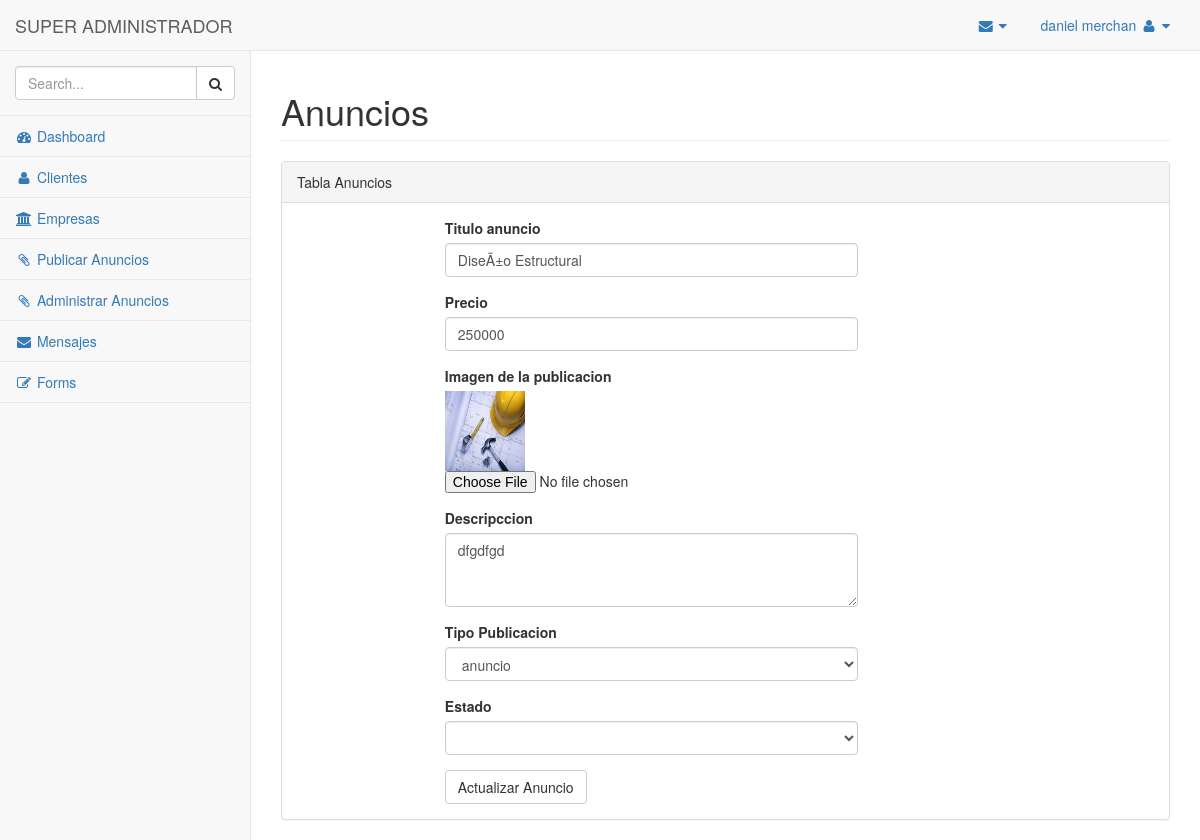
/admin/editbanner.php?edit=34 (signed in), run on an earlier commit of the app's database.
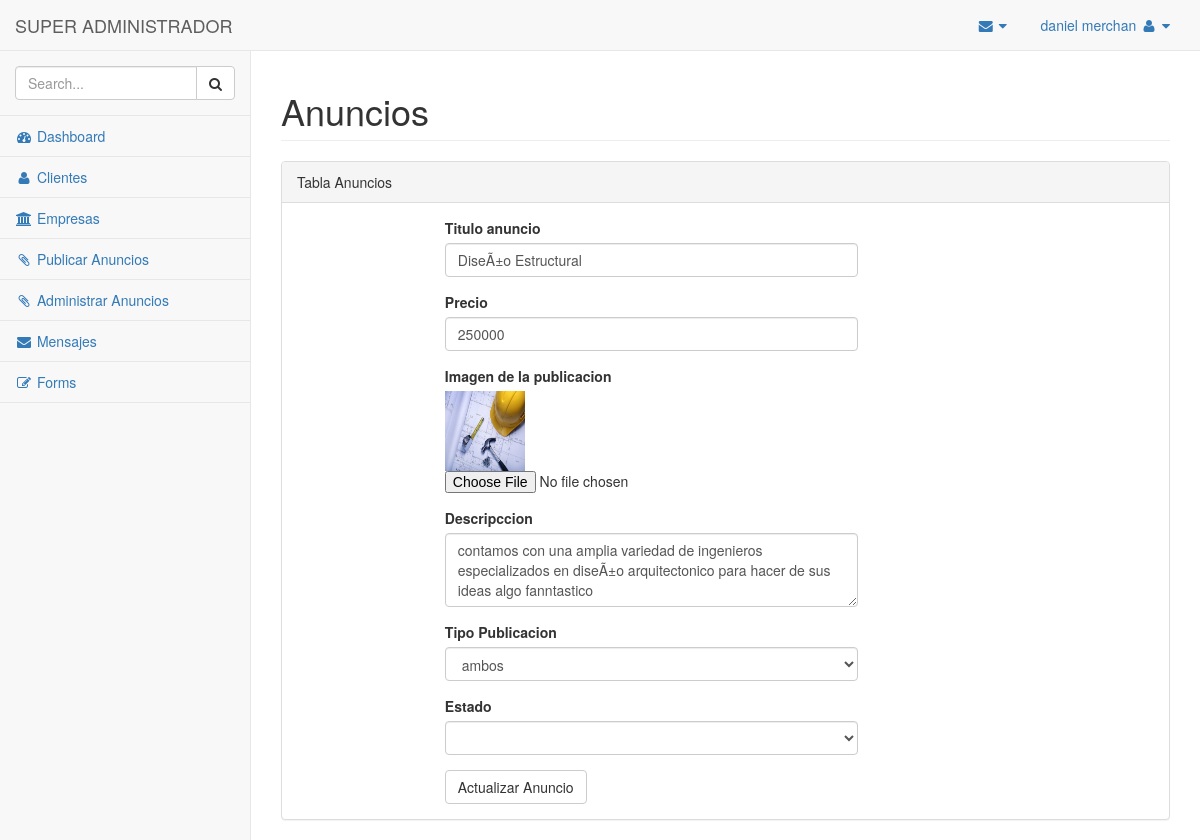
And on a later commit of the database.
### tables this page shows
CREATE TABLE `banner` (
  `banner_id` int(11) NOT NULL,
  `banner_titulo` varchar(50) NOT NULL,
  `banner_descripcion` varchar(250) NOT NULL,
  `banner_precio` float NOT NULL,
  `banner_active` set('activo','pendiente','','') NOT NULL,
  `banner_status` set('anuncio','banner','ambos','pendiente') NOT NULL DEFAULT 'pendiente',
  `banner_img` varchar(255) NOT NULL
);

### admin/editbanner.php (the view, shortened to what the changed rows need)
<?php
if(!isset($_SESSION["session_username"])) {
    header("location:../");
} else {
?>
<!DOCTYPE html>
<html lang="en">
<head>
    <link href="./vendor/bootstrap/css/bootstrap.min.css" rel="stylesheet">
    <link href="./vendor/metisMenu/metisMenu.min.css" rel="stylesheet">
    <link href="./dist/css/sb-admin-2.css" rel="stylesheet">
    <link href="./vendor/font-awesome/css/font-awesome.min.css" rel="stylesheet" type="text/css">
</head>
<body>
    <div id="wrapper">
        <div id="page-wrapper">
            <div class="row">
                <div class="col-lg-12">
                    <h1 class="page-header">Anuncios</h1>
                </div>
            </div>
            <div class="row">
                <div class="col-lg-12">
                    <div class="panel panel-default">
                        <div class="panel-body">
                            <div class="row">
                                <div class="col-lg-6">
                        <?php
       require '../logica/database.php';
       $edit = $_GET["edit"];
       $ver= "SELECT * FROM `banner` WHERE `banner_id` = '$edit' ";
       $re=mysqli_query($conexion,$ver) or die (mysql_error());
       while ($row=mysqli_fetch_array($re,MYSQLI_ASSOC)){ ?>
                                    <form action="../logica/editbanner.php" method="post" enctype="multipart/form-data" role="form">
                                        <div class="form-group">
                                            <label>Titulo anuncio</label>
                                            <input type="text" name="titulo" class="form-control" value="<?php echo $row['banner_titulo'];?>">
                                        </div>
                                        <div class="form-group">
                                            <label>Precio</label>
                                            <input type="text" name="precio" class="form-control" value="<?php echo $row['banner_precio'];?>">
                                        </div>
                                        <div class="form-group">
                                            <label>Imagen de la publicacion</label>
                                            <br>
                                            <img src="../images/slider/<?php echo $row['banner_img'];?>" width="80px" height="80px">
                                            <input type="file" name="imagen">
                                        </div>
                                        <div class="form-group">
                                            <label>Descripccion</label>
                                            <textarea name="descripcion" class="form-control" rows="3"><?php echo $row['banner_descripcion'];?></textarea>
                                        </div>
                                        <div class="form-group">
                                            <label>Tipo Publicacion</label>
                                            <select name="Status" class="form-control">
                                                <option value="<?php echo $row['banner_status'];?>"><?php echo $row['banner_status'];?></option>
                                            </select>
                                        </div>
                                        <div class="form-group">
                                            <label>Estado</label>
                                            <select name="active" class="form-control">
                                                <option value="<?php echo $row['banner_active'];?>"><?php if ($row['banner_active'] == 1){
                                            };?></option>
                                            <option value="activo">Activo</option>
                                            </select>
                                        </div>
                                        <button type="submit" class="btn btn-default">Actualizar Anuncio</button>
                                    </form>
                <?php } ?>
                                </div>
                            </div>
                        </div>
                    </div>
                </div>
            </div>
        </div>
    </div>
</body>
</html>
<?php
}
?>

What changed in the data, as far as the page shows it:
changed banner "DiseÃ±o Estructural": descripcion "dfgdfgd" → "contamos con una amplia variedad de ingenieros especializados en diseÃ±o arquitectonico para hacer de sus ideas algo fanntastico"; Status "anuncio" → "ambos"
